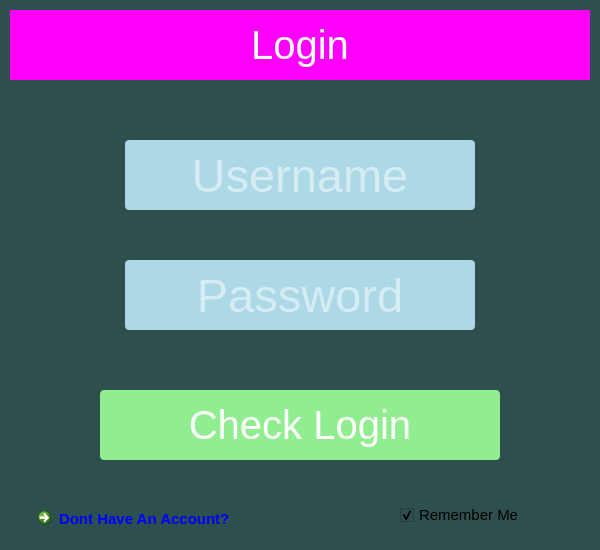
<?xml version="1.0" encoding="UTF-8"?>
<ui version="4.0">
 <class>Login</class>
 <widget class="QMainWindow" name="Login">
  <property name="geometry">
   <rect>
    <x>0</x>
    <y>0</y>
    <width>600</width>
    <height>550</height>
   </rect>
  </property>
  <property name="minimumSize">
   <size>
    <width>600</width>
    <height>550</height>
   </size>
  </property>
  <property name="maximumSize">
   <size>
    <width>600</width>
    <height>550</height>
   </size>
  </property>
  <property name="windowTitle">
   <string>MainWindow</string>
  </property>
  <property name="styleSheet">
   <string notr="true">background-color: darkslategray;</string>
  </property>
  <widget class="QWidget" name="centralWidget">
   <widget class="QCommandLinkButton" name="signup">
    <property name="geometry">
     <rect>
      <x>30</x>
      <y>500</y>
      <width>250</width>
      <height>30</height>
     </rect>
    </property>
    <property name="font">
     <font>
      <pointsize>11</pointsize>
     </font>
    </property>
    <property name="cursor">
     <cursorShape>PointingHandCursor</cursorShape>
    </property>
    <property name="styleSheet">
     <string notr="true">color: blue;</string>
    </property>
    <property name="text">
     <string>Dont Have An Account?</string>
    </property>
   </widget>
   <widget class="QCheckBox" name="remember">
    <property name="geometry">
     <rect>
      <x>400</x>
      <y>500</y>
      <width>135</width>
      <height>30</height>
     </rect>
    </property>
    <property name="font">
     <font>
      <pointsize>11</pointsize>
     </font>
    </property>
    <property name="text">
     <string>Remember Me</string>
    </property>
    <property name="checked">
     <bool>true</bool>
    </property>
   </widget>
   <widget class="QLabel" name="label">
    <property name="geometry">
     <rect>
      <x>10</x>
      <y>10</y>
      <width>580</width>
      <height>70</height>
     </rect>
    </property>
    <property name="font">
     <font>
      <pointsize>-1</pointsize>
     </font>
    </property>
    <property name="styleSheet">
     <string notr="true">color: white;
font-size: 40px;
background-color: magenta;</string>
    </property>
    <property name="text">
     <string>Login</string>
    </property>
    <property name="alignment">
     <set>Qt::AlignCenter</set>
    </property>
   </widget>
   <widget class="QPushButton" name="login">
    <property name="geometry">
     <rect>
      <x>100</x>
      <y>390</y>
      <width>400</width>
      <height>70</height>
     </rect>
    </property>
    <property name="font">
     <font>
      <pointsize>30</pointsize>
     </font>
    </property>
    <property name="cursor">
     <cursorShape>PointingHandCursor</cursorShape>
    </property>
    <property name="styleSheet">
     <string notr="true">background-color: lightgreen;
color: white;
border: none;
border-radius: 4px;</string>
    </property>
    <property name="text">
     <string>Check Login</string>
    </property>
   </widget>
   <widget class="QLineEdit" name="username">
    <property name="geometry">
     <rect>
      <x>125</x>
      <y>140</y>
      <width>350</width>
      <height>70</height>
     </rect>
    </property>
    <property name="font">
     <font>
      <pointsize>35</pointsize>
     </font>
    </property>
    <property name="toolTip">
     <string>Username</string>
    </property>
    <property name="autoFillBackground">
     <bool>false</bool>
    </property>
    <property name="styleSheet">
     <string notr="true">background-color: lightblue;
color: white;
border: none;
border-radius: 4px;</string>
    </property>
    <property name="maxLength">
     <number>15</number>
    </property>
    <property name="alignment">
     <set>Qt::AlignCenter</set>
    </property>
    <property name="placeholderText">
     <string>Username</string>
    </property>
   </widget>
   <widget class="QLineEdit" name="password">
    <property name="geometry">
     <rect>
      <x>125</x>
      <y>260</y>
      <width>350</width>
      <height>70</height>
     </rect>
    </property>
    <property name="font">
     <font>
      <pointsize>35</pointsize>
     </font>
    </property>
    <property name="toolTip">
     <string>Password</string>
    </property>
    <property name="styleSheet">
     <string notr="true">background-color: lightblue;
color: white;
border: none;
border-radius: 4px;</string>
    </property>
    <property name="text">
     <string/>
    </property>
    <property name="alignment">
     <set>Qt::AlignCenter</set>
    </property>
    <property name="placeholderText">
     <string>Password</string>
    </property>
   </widget>
   <zorder>signup</zorder>
   <zorder>remember</zorder>
   <zorder>label</zorder>
   <zorder>login</zorder>
   <zorder>password</zorder>
   <zorder>username</zorder>
  </widget>
 </widget>
 <resources/>
 <connections/>
</ui>
